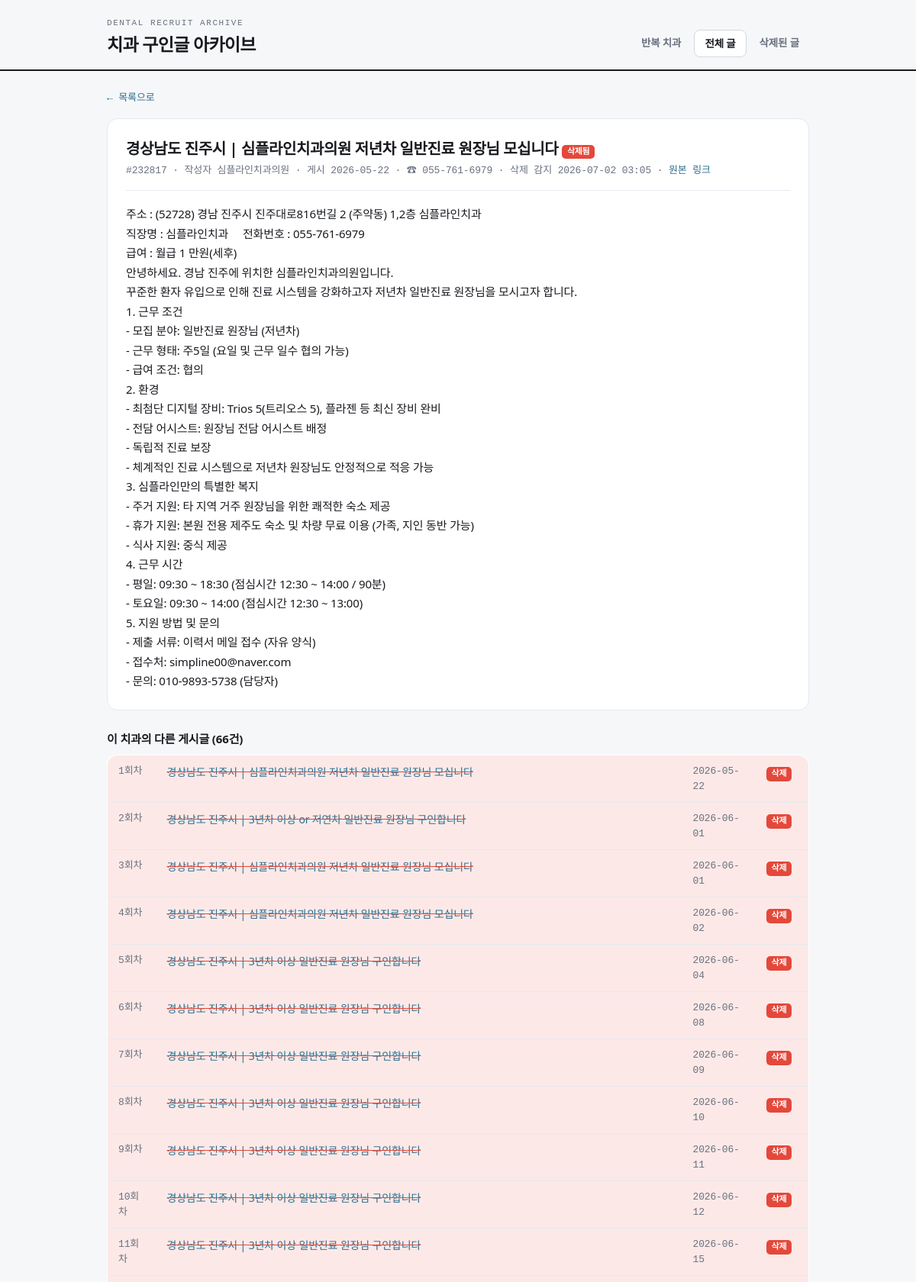
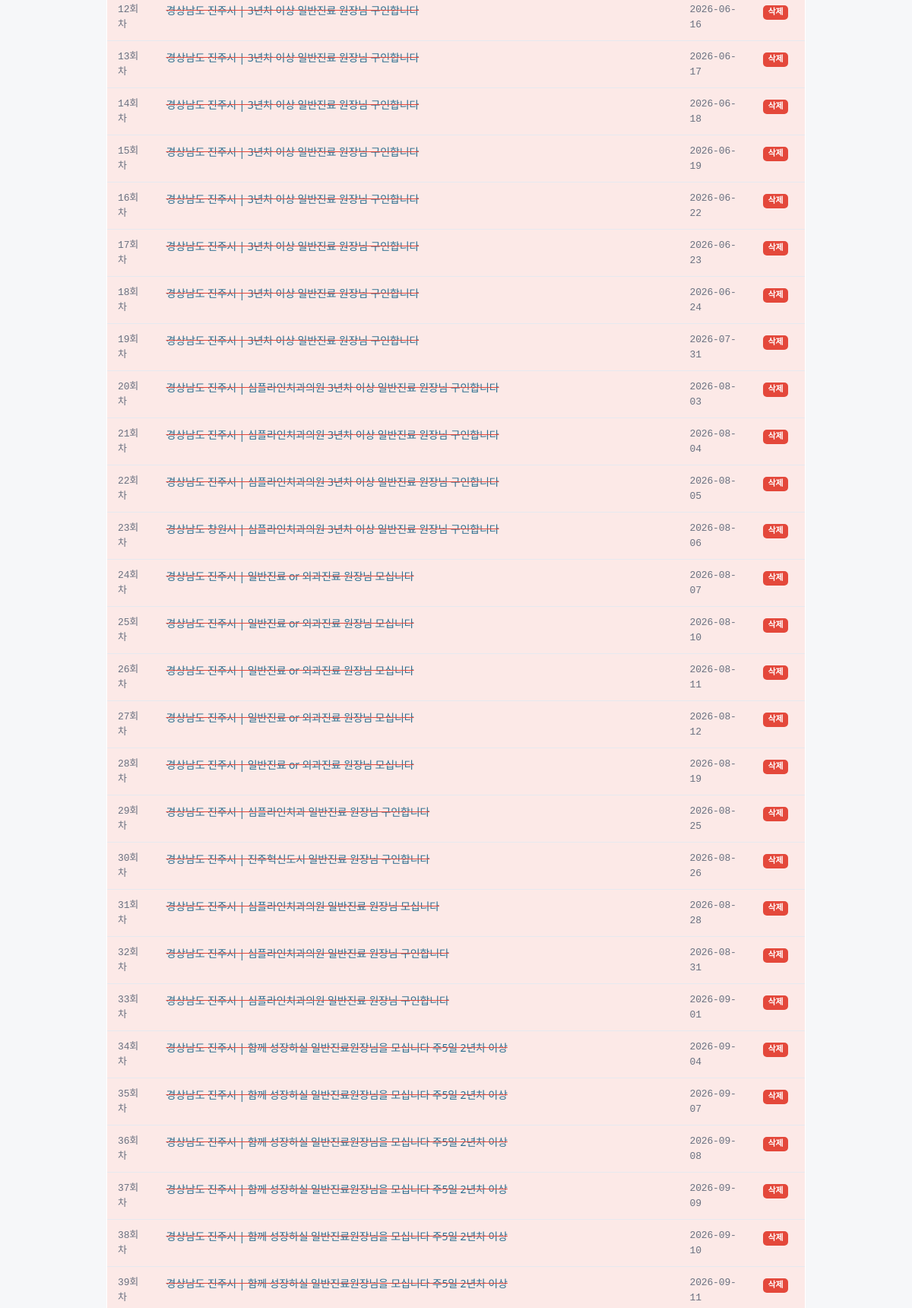
Page /post/232817 (upper part) on the committed database (2 pictures, top to bottom).
### tables this page shows
CREATE TABLE posts (
    no            INTEGER PRIMARY KEY,   -- 게시판 글 번호 (고유)
    category      TEXT,                  -- 구분: 구인 / 구직 / 양도
    title         TEXT,
    author        TEXT,
    posted_raw    TEXT,                  -- 게시판이 보여주는 날짜 원문
    posted_at     TEXT,                  -- 파싱한 ISO 날짜 (가능한 경우)
    views         INTEGER,
    url           TEXT,
    content       TEXT,                  -- 상세 본문
    phone         TEXT,                  -- 본문에서 추출한 대표 전화번호(숫자만)
    phone_display TEXT,                  -- 보기용 전화번호
    clinic_key    TEXT,                  -- 치과 식별키 (전화 우선, 없으면 제목 시그니처)
    key_kind      TEXT,                  -- 'phone' | 'title' | 'author'
    title_sig     TEXT,                  -- 제목 정규화 시그니처
    first_seen    TEXT,                  -- 우리 크롤러가 처음 발견한 시각
    last_seen     TEXT,                  -- 살아있는 것으로 마지막 확인한 시각
    is_deleted    INTEGER DEFAULT 0,     -- 삭제 감지 여부
    deleted_at    TEXT                   -- 삭제 감지 시각
);

### app.py (the view)
@app.route("/post/<int:no>")
def post_detail(no):
    with db.get_db() as conn:
        row = db.get_post(conn, no)
    if not row:
        abort(404)
    siblings = []
    for g in analyze.clinic_groups(min_posts=1, include_singletons=True):
        if g["key"] == row["clinic_key"]:
            siblings = g["posts"]
            break
    return render_template("post_detail.html", p=row, siblings=siblings)

### analyze.py (called while the page is built)
def _order_ts(p):
    return p.get("posted_at") or p.get("first_seen") or ""

### app.py (called while the page is built)
@app.template_filter("shortdt")
def shortdt(s):
    if not s:
        return "-"
    return str(s).replace("T", " ")[:16]

### db.py (called while the page is built)
@contextmanager
def get_db():
    conn = sqlite3.connect(config.DB_PATH)
    conn.row_factory = sqlite3.Row
    try:
        yield conn
        conn.commit()
    finally:
        conn.close()

def get_post(conn, no):
    row = conn.execute("SELECT * FROM posts WHERE no=?", (no,)).fetchone()
    return dict(row) if row else None

### templates/post_detail.html (shortened to what this page needs)
{% extends "base.html" %}
{% set active = 'posts' %}
{% block body %}
<a class="back" href="javascript:history.back()">← 목록으로</a>
<div class="detail">
  <h2>
    {{ p.title or '(제목 없음)' }}
    {% if p.is_deleted %}<span class="badge del">삭제됨</span>{% endif %}
  </h2>
  <div class="meta">
    #{{ p.no }} · 작성자 {{ p.author or '-' }} ·
    게시 {{ (p.posted_at or p.posted_raw or p.first_seen)|shortdt }}
    {% if p.phone_display %} · ☎ {{ p.phone_display }}{% endif %}
    {% if p.is_deleted %} · 삭제 감지 {{ p.deleted_at|shortdt }}{% endif %}
    · <a href="{{ p.url }}" target="_blank" rel="noopener">원본 링크</a>
  </div>
  {% if p.content %}
    <div class="body">{{ p.content }}</div>
  {% else %}
    <div class="body" style="color:var(--muted)">본문을 수집하지 못했습니다. 원본 링크를 확인하세요.</div>
  {% endif %}
</div>
{% if siblings|length > 1 %}
<h3 style="margin:26px 0 10px;font-size:15px">이 치과의 다른 게시글 ({{ siblings|length }}건)</h3>
<table class="posts">
  <tbody>
    {% for sib in siblings %}
    <tr class="{{ 'deleted' if sib.is_deleted }}">
      <td class="no" style="width:64px">{{ sib.repost_index }}회차</td>
      <td><a class="title" href="/post/{{ sib.no }}">{{ sib.title or '(제목 없음)' }}</a></td>
      <td class="no" style="width:96px">{{ (sib.posted_at or sib.first_seen)|shortdt }}</td>
      <td style="width:70px">
        {% if sib.is_deleted %}<span class="badge del">삭제</span>{% endif %}
      </td>
    </tr>
    {% endfor %}
  </tbody>
</table>
{% endif %}
{% endblock %}

### templates/base.html (style rules this page uses)
:root { --paper:#F6F7F9; --card:#FFFFFF; --ink:#181A1F; --muted:#6A7180; --line:#E6E9EF; --line2:#D3D8E0; --alarm:#E4483B; --alarm-soft:#FCE9E7; --struct:#2C6E8F; --ok:#3A9B6E; --mono:ui-monospace,"SF Mono",Menlo,"JetBrains Mono",monospace; --sans:"Pretendard Variable",Pretendard,system-ui,sans-serif; }
* { box-sizing:border-box }
html { -webkit-text-size-adjust:100% }
body { margin:0;background:var(--paper);color:var(--ink);font-family:var(--sans); font-size:15px;line-height:1.5;letter-spacing:-.01em }
a { color:var(--struct);text-decoration:none }
table.posts { width:100%;border-collapse:collapse;background:var(--card); border:1px solid var(--line);border-radius:14px;overflow:hidden }
table.posts th,table.posts td { padding:11px 14px;text-align:left; border-bottom:1px solid var(--line);font-size:14px;vertical-align:top }
table.posts .no { font-family:var(--mono);color:var(--muted);font-size:13px }
tr.deleted { background:var(--alarm-soft) }
tr.deleted .title { text-decoration:line-through;text-decoration-color:var(--alarm) }
.badge { font-family:var(--mono);font-size:11px;font-weight:700;border-radius:5px; padding:1px 7px;display:inline-block }
.badge.del { background:var(--alarm);color:#fff }
.detail { background:var(--card);border:1px solid var(--line);border-radius:14px;padding:24px }
.detail h2 { margin:0 0 4px;font-size:20px;letter-spacing:-.02em }
.detail .meta { font-size:13px;color:var(--muted);font-family:var(--mono); margin-bottom:18px;padding-bottom:16px;border-bottom:1px solid var(--line) }
.detail .body { white-space:pre-wrap;line-height:1.7;font-size:15px }
.back { font-size:13px;font-family:var(--mono);display:inline-block;margin-bottom:16px }

### rows in the picture
posts: title "경상남도 진주시 | 심플라인치과의원 저년차 일반진료 원장님 모십니다", no "232817", author "심플라인치과의원", posted_at "2026-05-22", phone_display "055-761-6979", deleted_at|shortdt "2026-07-02 03:05", content "주소 : (52728) 경남 진주시 진주대로816번길 2 (주약동) 1,2층 심플라인치과 직장명 : 심플라인치과 전화번호 : 055-761-6979 급여 : 월급 1 만원(세후) 안녕하세요. 경남 진주에 위치한 심플라인치과의원입니다. 꾸준한 환자 유입으로 인해 진료 시스템을 강화하고자 저년차 일반진료 원장님을 모시고자 합니다. 1. 근무 조건 - 모집 분야: 일반진료 원장님 (저년차) - 근무 형태: 주5일 (요일 및 근무 일수 협의 가능) - 급여 조건: 협의 2. 환경 - 최첨단 디지털 장비: Trios 5(트리오스 5), 플라젠 등 최신 장비 완비 - 전담 어시스트: 원장님 전담 어시스트 배정 - 독립적 진료 보장 - 체계적인 진료 시스템으로 저년차 원장님도 안정적으로 적응 가능 3. 심플라인만의 특별한 복지 - 주거 지원: 타 지역 거주 원장님을 위한 쾌적한 숙소 제공 - 휴가 지원: 본원 전용 제주도 숙소 및 차량 무료 이용 (가족, 지인 동반 가능) - 식사 지원: 중식 제공 4. 근무 시간 - 평일: 09:30 ~ 18:30 (점심시간 12:30 ~ 14:00 / 90분) - 토요일: 09:30 ~ 14:00 (점심시간 12:30 ~ 13:00) 5. 지원 방법 및 문의 - 제출 서류: 이력서 메일 접수 (자유 양식) - 접수처: simpline00@naver.com - 문의: 010-9893-5738 (담당자)", repost_index "1", shows "삭제"
posts: repost_index "2", title "경상남도 진주시 | 3년차 이상 or 저연차 일반진료 원장님 구인합니다", posted_at "2026-06-01", is_deleted "삭제"
posts: repost_index "3", title "경상남도 진주시 | 심플라인치과의원 저년차 일반진료 원장님 모십니다", posted_at "2026-06-01", is_deleted "삭제"
posts: repost_index "4", title "경상남도 진주시 | 심플라인치과의원 저년차 일반진료 원장님 모십니다", posted_at "2026-06-02", is_deleted "삭제"
posts: repost_index "5", title "경상남도 진주시 | 3년차 이상 일반진료 원장님 구인합니다", posted_at "2026-06-04", is_deleted "삭제"
posts: repost_index "6", title "경상남도 진주시 | 3년차 이상 일반진료 원장님 구인합니다", posted_at "2026-06-08", is_deleted "삭제"
posts: repost_index "7", title "경상남도 진주시 | 3년차 이상 일반진료 원장님 구인합니다", posted_at "2026-06-09", is_deleted "삭제"
posts: repost_index "8", title "경상남도 진주시 | 3년차 이상 일반진료 원장님 구인합니다", posted_at "2026-06-10", is_deleted "삭제"
posts: repost_index "9", title "경상남도 진주시 | 3년차 이상 일반진료 원장님 구인합니다", posted_at "2026-06-11", is_deleted "삭제"
posts: repost_index "10", title "경상남도 진주시 | 3년차 이상 일반진료 원장님 구인합니다", posted_at "2026-06-12", is_deleted "삭제"
posts: repost_index "11", title "경상남도 진주시 | 3년차 이상 일반진료 원장님 구인합니다", posted_at "2026-06-15", is_deleted "삭제"
posts: repost_index "12", title "경상남도 진주시 | 3년차 이상 일반진료 원장님 구인합니다", posted_at "2026-06-16", is_deleted "삭제"
posts: repost_index "13", title "경상남도 진주시 | 3년차 이상 일반진료 원장님 구인합니다", posted_at "2026-06-17", is_deleted "삭제"
posts: repost_index "14", title "경상남도 진주시 | 3년차 이상 일반진료 원장님 구인합니다", posted_at "2026-06-18", is_deleted "삭제"
posts: repost_index "15", title "경상남도 진주시 | 3년차 이상 일반진료 원장님 구인합니다", posted_at "2026-06-19", is_deleted "삭제"
posts: repost_index "16", title "경상남도 진주시 | 3년차 이상 일반진료 원장님 구인합니다", posted_at "2026-06-22", is_deleted "삭제"
posts: repost_index "17", title "경상남도 진주시 | 3년차 이상 일반진료 원장님 구인합니다", posted_at "2026-06-23", is_deleted "삭제"
posts: repost_index "18", title "경상남도 진주시 | 3년차 이상 일반진료 원장님 구인합니다", posted_at "2026-06-24", is_deleted "삭제"
posts: repost_index "19", title "경상남도 진주시 | 3년차 이상 일반진료 원장님 구인합니다", posted_at "2026-07-31", is_deleted "삭제"
posts: repost_index "20", title "경상남도 진주시 | 심플라인치과의원 3년차 이상 일반진료 원장님 구인합니다", posted_at "2026-08-03", is_deleted "삭제"
posts: repost_index "21", title "경상남도 진주시 | 심플라인치과의원 3년차 이상 일반진료 원장님 구인합니다", posted_at "2026-08-04", is_deleted "삭제"
posts: repost_index "22", title "경상남도 진주시 | 심플라인치과의원 3년차 이상 일반진료 원장님 구인합니다", posted_at "2026-08-05", is_deleted "삭제"
posts: repost_index "23", title "경상남도 창원시 | 심플라인치과의원 3년차 이상 일반진료 원장님 구인합니다", posted_at "2026-08-06", is_deleted "삭제"
posts: repost_index "24", title "경상남도 진주시 | 일반진료 or 외과진료 원장님 모십니다", posted_at "2026-08-07", is_deleted "삭제"
posts: repost_index "25", title "경상남도 진주시 | 일반진료 or 외과진료 원장님 모십니다", posted_at "2026-08-10", is_deleted "삭제"
posts: repost_index "26", title "경상남도 진주시 | 일반진료 or 외과진료 원장님 모십니다", posted_at "2026-08-11", is_deleted "삭제"
posts: repost_index "27", title "경상남도 진주시 | 일반진료 or 외과진료 원장님 모십니다", posted_at "2026-08-12", is_deleted "삭제"
posts: repost_index "28", title "경상남도 진주시 | 일반진료 or 외과진료 원장님 모십니다", posted_at "2026-08-19", is_deleted "삭제"
posts: repost_index "29", title "경상남도 진주시 | 심플라인치과 일반진료 원장님 구인합니다", posted_at "2026-08-25", is_deleted "삭제"
posts: repost_index "30", title "경상남도 진주시 | 진주혁신도시 일반진료 원장님 구인합니다", posted_at "2026-08-26", is_deleted "삭제"
posts: repost_index "31", title "경상남도 진주시 | 심플라인치과의원 일반진료 원장님 모십니다", posted_at "2026-08-28", is_deleted "삭제"
posts: repost_index "32", title "경상남도 진주시 | 심플라인치과의원 일반진료 원장님 구인합니다", posted_at "2026-08-31", is_deleted "삭제"
posts: repost_index "33", title "경상남도 진주시 | 심플라인치과의원 일반진료 원장님 구인합니다", posted_at "2026-09-01", is_deleted "삭제"
posts: repost_index "34", title "경상남도 진주시 | 함께 성장하실 일반진료원장님을 모십니다 주5일 2년차 이상", posted_at "2026-09-04", is_deleted "삭제"
posts: repost_index "35", title "경상남도 진주시 | 함께 성장하실 일반진료원장님을 모십니다 주5일 2년차 이상", posted_at "2026-09-07", is_deleted "삭제"
posts: repost_index "36", title "경상남도 진주시 | 함께 성장하실 일반진료원장님을 모십니다 주5일 2년차 이상", posted_at "2026-09-08", is_deleted "삭제"
posts: repost_index "37", title "경상남도 진주시 | 함께 성장하실 일반진료원장님을 모십니다 주5일 2년차 이상", posted_at "2026-09-09", is_deleted "삭제"
posts: repost_index "38", title "경상남도 진주시 | 함께 성장하실 일반진료원장님을 모십니다 주5일 2년차 이상", posted_at "2026-09-10", is_deleted "삭제"

### other values in the picture
{{ siblings|length }} "66"
{{ sib.repost_index }} "39"
{{ sib.title or '(제목 없음)' }} "경상남도 진주시 | 함께 성장하실 일반진료원장님을 모십니다 주5일 2년차 이상"
{{ (sib.posted_at or sib.first_seen)|shortdt }} "2026-09-11"
